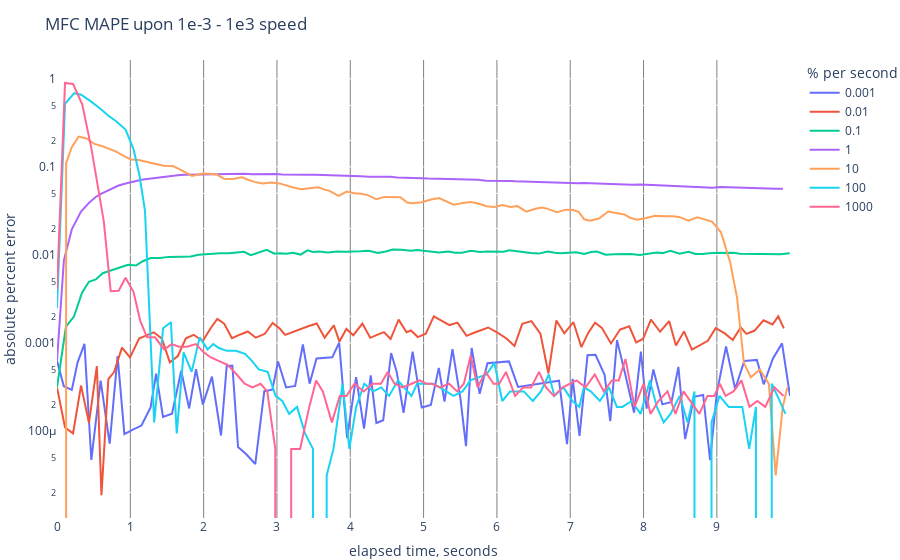

Source (notebook cell):
### Code cell
import plotly.graph_objects as go
df = pd.DataFrame(results)
fig = go.Figure()
for speed in speeds:
    df1 = df.loc[df["speed"] == speed]
    #df1["MAPE"] = df1.apply(lambda x: abs(x[2] - x[3])/x[4]*100, raw = True, axis = 1)
    df1 = df1.assign(MAPE = (abs(df1.actual - df1.setp)/df1.setp))
    #fig.add_trace(go.Scatter(x = df1.time_s, y = df1.actual, mode = 'markers', name = speed, legendgroup = speed))
    #fig.add_trace(go.Scatter(x = df1.time_s, y = df1.setp, mode = 'lines', name = speed, legendgroup = speed))
    fig.add_trace(go.Scatter(x = df1.time_s, y = df1.MAPE, name = speed))
    fig.update_layout(plot_bgcolor = 'white',
                      xaxis_gridcolor = 'grey',
                      title = "MFC MAPE upon 1e-3 - 1e3 speed ",
                      yaxis_title = "absolute percent error",
                      xaxis_title = 'elapsed time, seconds',
                      legend_title = "% per second",
                      yaxis_type = 'log',
                      margin=dict(t=60, b=0, l=0, r=0))
fig.show()
